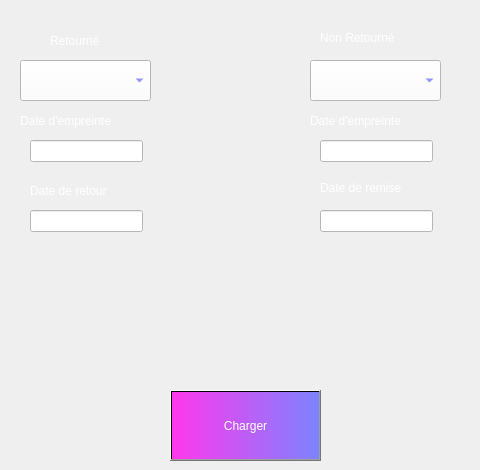
   <widget class="QWidget" name="tab_2">
    <attribute name="title">
     <string>Empreint</string>
    </attribute>
    <widget class="QComboBox" name="comboBox_non_re">
     <property name="geometry">
      <rect>
       <x>310</x>
       <y>60</y>
       <width>131</width>
       <height>41</height>
      </rect>
     </property>
     <property name="styleSheet">
      <string notr="true">background-color: rgb(255, 255, 255);
color: rgb(85, 85, 255);</string>
     </property>
    </widget>
    <widget class="QComboBox" name="comboBox_re">
     <property name="geometry">
      <rect>
       <x>20</x>
       <y>60</y>
       <width>131</width>
       <height>41</height>
      </rect>
     </property>
     <property name="styleSheet">
      <string notr="true">background-color: rgb(255, 255, 255);
color: rgb(85, 85, 255);</string>
     </property>
    </widget>
    <widget class="QLabel" name="label_6">
     <property name="geometry">
      <rect>
       <x>50</x>
       <y>30</y>
       <width>71</width>
       <height>21</height>
      </rect>
     </property>
     <property name="styleSheet">
      <string notr="true">color: rgb(255, 255, 255);
font: 75 8pt &quot;Open Sans&quot;;
font: 75 10pt &quot;MS Shell Dlg 2&quot;;</string>
     </property>
     <property name="text">
      <string>Retourné</string>
     </property>
    </widget>
    <widget class="QLabel" name="label_7">
     <property name="geometry">
      <rect>
       <x>320</x>
       <y>30</y>
       <width>121</width>
       <height>16</height>
      </rect>
     </property>
     <property name="styleSheet">
      <string notr="true">color: rgb(255, 255, 255);
font: 75 8pt &quot;Open Sans&quot;;
font: 75 10pt &quot;MS Shell Dlg 2&quot;;</string>
     </property>
     <property name="text">
      <string>Non Retourné</string>
     </property>
    </widget>
    <widget class="QLabel" name="label_9">
     <property name="geometry">
      <rect>
       <x>30</x>
       <y>180</y>
       <width>171</width>
       <height>21</height>
      </rect>
     </property>
     <property name="styleSheet">
      <string notr="true">color: rgb(255, 255, 255);
font: 75 8pt &quot;Open Sans&quot;;
font: 75 10pt &quot;MS Shell Dlg 2&quot;;</string>
     </property>
     <property name="text">
      <string>Date de retour</string>
     </property>
    </widget>
    <widget class="QLabel" name="label_10">
     <property name="geometry">
      <rect>
       <x>20</x>
       <y>110</y>
       <width>161</width>
       <height>21</height>
      </rect>
     </property>
     <property name="styleSheet">
      <string notr="true">color: rgb(255, 255, 255);
font: 75 8pt &quot;Open Sans&quot;;
font: 75 10pt &quot;MS Shell Dlg 2&quot;;</string>
     </property>
     <property name="text">
      <string>Date d'empreinte</string>
     </property>
    </widget>
    <widget class="QLabel" name="label_21">
     <property name="geometry">
      <rect>
       <x>310</x>
       <y>110</y>
       <width>131</width>
       <height>21</height>
      </rect>
     </property>
     <property name="styleSheet">
      <string notr="true">color: rgb(255, 255, 255);
font: 75 8pt &quot;Open Sans&quot;;
font: 75 10pt &quot;MS Shell Dlg 2&quot;;</string>
     </property>
     <property name="text">
      <string>Date d'empreinte</string>
     </property>
    </widget>
    <widget class="QLabel" name="label_25">
     <property name="geometry">
      <rect>
       <x>320</x>
       <y>180</y>
       <width>151</width>
       <height>16</height>
      </rect>
     </property>
     <property name="styleSheet">
      <string notr="true">color: rgb(255, 255, 255);
font: 75 8pt &quot;Open Sans&quot;;
font: 75 10pt &quot;MS Shell Dlg 2&quot;;</string>
     </property>
     <property name="text">
      <string>Date de remise</string>
     </property>
    </widget>
    <widget class="QPushButton" name="pushButton_31">
     <property name="geometry">
      <rect>
       <x>170</x>
       <y>390</y>
       <width>151</width>
       <height>71</height>
      </rect>
     </property>
     <property name="styleSheet">
      <string notr="true">background-color: qlineargradient(spread:pad, x1:0, y1:0, x2:1, y2:0, stop:0 rgba(255, 56, 236, 255), stop:1 rgba(124, 131, 255, 255));
font: 75 10pt &quot;Algerian&quot;;
color: rgb(255, 255, 255);</string>
     </property>
     <property name="text">
      <string>Charger</string>
     </property>
    </widget>
    <widget class="QLineEdit" name="lineEdit_d1">
     <property name="enabled">
      <bool>false</bool>
     </property>
     <property name="geometry">
      <rect>
       <x>30</x>
       <y>140</y>
       <width>113</width>
       <height>22</height>
      </rect>
     </property>
     <property name="styleSheet">
      <string notr="true">background-color: rgb(255, 255, 255);
color: rgb(0, 0, 0);</string>
     </property>
     <property name="clearButtonEnabled">
      <bool>false</bool>
     </property>
    </widget>
    <widget class="QLineEdit" name="lineEdit_r1_3">
     <property name="enabled">
      <bool>false</bool>
     </property>
     <property name="geometry">
      <rect>
       <x>30</x>
       <y>210</y>
       <width>113</width>
       <height>22</height>
      </rect>
     </property>
     <property name="styleSheet">
      <string notr="true">background-color: rgb(255, 255, 255);
color: rgb(0, 0, 0);</string>
     </property>
    </widget>
    <widget class="QLineEdit" name="lineEdit_d2">
     <property name="enabled">
      <bool>false</bool>
     </property>
     <property name="geometry">
      <rect>
       <x>320</x>
       <y>140</y>
       <width>113</width>
       <height>22</height>
      </rect>
     </property>
     <property name="styleSheet">
      <string notr="true">background-color: rgb(255, 255, 255);
color: rgb(0, 0, 0);</string>
     </property>
    </widget>
    <widget class="QLineEdit" name="lineEdit_r1_4">
     <property name="enabled">
      <bool>false</bool>
     </property>
     <property name="geometry">
      <rect>
       <x>320</x>
       <y>210</y>
       <width>113</width>
       <height>22</height>
      </rect>
     </property>
     <property name="styleSheet">
      <string notr="true">background-color: rgb(255, 255, 255);
color: rgb(0, 0, 0);</string>
     </property>
    </widget>
   </widget>
